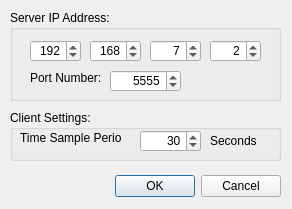
<?xml version="1.0" encoding="UTF-8"?>
<ui version="4.0">
 <class>ServerSettingsDialog</class>
 <widget class="QDialog" name="ServerSettingsDialog">
  <property name="geometry">
   <rect>
    <x>0</x>
    <y>0</y>
    <width>292</width>
    <height>209</height>
   </rect>
  </property>
  <property name="sizePolicy">
   <sizepolicy hsizetype="Fixed" vsizetype="Fixed">
    <horstretch>0</horstretch>
    <verstretch>0</verstretch>
   </sizepolicy>
  </property>
  <property name="minimumSize">
   <size>
    <width>292</width>
    <height>209</height>
   </size>
  </property>
  <property name="maximumSize">
   <size>
    <width>292</width>
    <height>209</height>
   </size>
  </property>
  <property name="windowTitle">
   <string>BeagleBone Server Settings</string>
  </property>
  <widget class="QDialogButtonBox" name="buttonBox">
   <property name="geometry">
    <rect>
     <x>80</x>
     <y>170</y>
     <width>201</width>
     <height>32</height>
    </rect>
   </property>
   <property name="orientation">
    <enum>Qt::Horizontal</enum>
   </property>
   <property name="standardButtons">
    <set>QDialogButtonBox::Cancel|QDialogButtonBox::Ok</set>
   </property>
  </widget>
  <widget class="QGroupBox" name="serverSettingsGroup">
   <property name="geometry">
    <rect>
     <x>10</x>
     <y>10</y>
     <width>271</width>
     <height>91</height>
    </rect>
   </property>
   <property name="title">
    <string>Server IP Address:</string>
   </property>
   <widget class="QLabel" name="portnumberLabel">
    <property name="geometry">
     <rect>
      <x>20</x>
      <y>60</y>
      <width>91</width>
      <height>16</height>
     </rect>
    </property>
    <property name="text">
     <string>Port Number:</string>
    </property>
   </widget>
   <widget class="QSpinBox" name="addrBox1">
    <property name="geometry">
     <rect>
      <x>20</x>
      <y>30</y>
      <width>51</width>
      <height>22</height>
     </rect>
    </property>
    <property name="alignment">
     <set>Qt::AlignRight|Qt::AlignTrailing|Qt::AlignVCenter</set>
    </property>
    <property name="maximum">
     <number>255</number>
    </property>
    <property name="value">
     <number>192</number>
    </property>
   </widget>
   <widget class="QSpinBox" name="addrBox2">
    <property name="geometry">
     <rect>
      <x>80</x>
      <y>30</y>
      <width>51</width>
      <height>22</height>
     </rect>
    </property>
    <property name="alignment">
     <set>Qt::AlignRight|Qt::AlignTrailing|Qt::AlignVCenter</set>
    </property>
    <property name="maximum">
     <number>255</number>
    </property>
    <property name="value">
     <number>168</number>
    </property>
   </widget>
   <widget class="QSpinBox" name="addrBox3">
    <property name="geometry">
     <rect>
      <x>140</x>
      <y>30</y>
      <width>51</width>
      <height>22</height>
     </rect>
    </property>
    <property name="alignment">
     <set>Qt::AlignRight|Qt::AlignTrailing|Qt::AlignVCenter</set>
    </property>
    <property name="maximum">
     <number>255</number>
    </property>
    <property name="value">
     <number>7</number>
    </property>
   </widget>
   <widget class="QSpinBox" name="addrBox4">
    <property name="geometry">
     <rect>
      <x>200</x>
      <y>30</y>
      <width>51</width>
      <height>22</height>
     </rect>
    </property>
    <property name="alignment">
     <set>Qt::AlignRight|Qt::AlignTrailing|Qt::AlignVCenter</set>
    </property>
    <property name="maximum">
     <number>255</number>
    </property>
    <property name="value">
     <number>2</number>
    </property>
   </widget>
   <widget class="QSpinBox" name="portSpinBox">
    <property name="geometry">
     <rect>
      <x>100</x>
      <y>60</y>
      <width>71</width>
      <height>22</height>
     </rect>
    </property>
    <property name="alignment">
     <set>Qt::AlignRight|Qt::AlignTrailing|Qt::AlignVCenter</set>
    </property>
    <property name="maximum">
     <number>65535</number>
    </property>
    <property name="value">
     <number>5555</number>
    </property>
   </widget>
  </widget>
  <widget class="QGroupBox" name="clientSettingsGroup">
   <property name="geometry">
    <rect>
     <x>10</x>
     <y>110</y>
     <width>271</width>
     <height>51</height>
    </rect>
   </property>
   <property name="title">
    <string>Client Settings:</string>
   </property>
   <widget class="QLabel" name="timeSampleLabel">
    <property name="geometry">
     <rect>
      <x>10</x>
      <y>20</y>
      <width>101</width>
      <height>16</height>
     </rect>
    </property>
    <property name="text">
     <string>Time Sample Period:</string>
    </property>
   </widget>
   <widget class="QLabel" name="secondsLabel">
    <property name="geometry">
     <rect>
      <x>200</x>
      <y>20</y>
      <width>46</width>
      <height>21</height>
     </rect>
    </property>
    <property name="text">
     <string>Seconds</string>
    </property>
   </widget>
   <widget class="QSpinBox" name="timeSampleSpinBox">
    <property name="geometry">
     <rect>
      <x>130</x>
      <y>20</y>
      <width>61</width>
      <height>22</height>
     </rect>
    </property>
    <property name="alignment">
     <set>Qt::AlignRight|Qt::AlignTrailing|Qt::AlignVCenter</set>
    </property>
    <property name="maximum">
     <number>50000</number>
    </property>
    <property name="value">
     <number>30</number>
    </property>
   </widget>
  </widget>
  <zorder>serverSettingsGroup</zorder>
  <zorder>buttonBox</zorder>
  <zorder>clientSettingsGroup</zorder>
 </widget>
 <resources/>
 <connections>
  <connection>
   <sender>buttonBox</sender>
   <signal>accepted()</signal>
   <receiver>ServerSettingsDialog</receiver>
   <slot>accept()</slot>
   <hints>
    <hint type="sourcelabel">
     <x>248</x>
     <y>254</y>
    </hint>
    <hint type="destinationlabel">
     <x>157</x>
     <y>274</y>
    </hint>
   </hints>
  </connection>
  <connection>
   <sender>buttonBox</sender>
   <signal>rejected()</signal>
   <receiver>ServerSettingsDialog</receiver>
   <slot>reject()</slot>
   <hints>
    <hint type="sourcelabel">
     <x>316</x>
     <y>260</y>
    </hint>
    <hint type="destinationlabel">
     <x>286</x>
     <y>274</y>
    </hint>
   </hints>
  </connection>
 </connections>
</ui>
